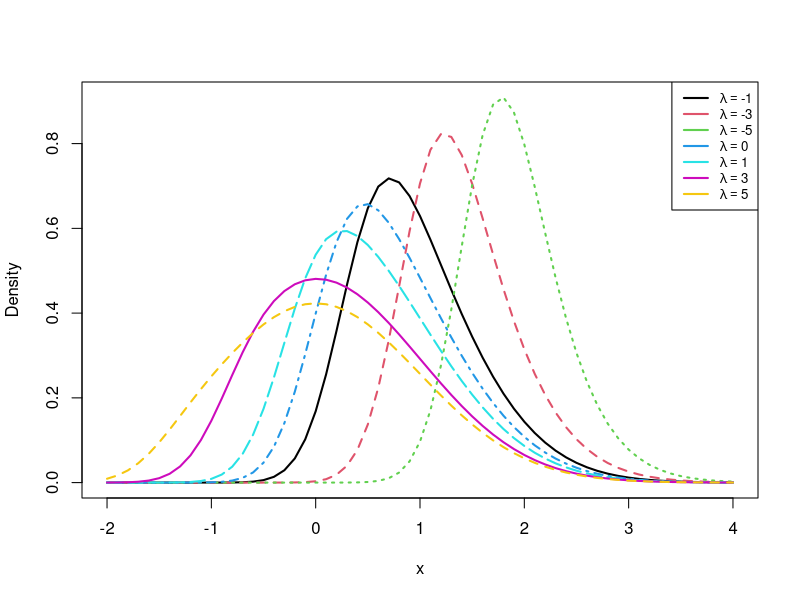

Source code (R):

rm(list = ls())

mu <- 0
Omega <- 1
alpha <- 3

# Function to calculate the density function of X
fx <- function(x, lambda) {
  c <- sqrt(1 + (alpha^2) * Omega)
  term1 <- pnorm(lambda + alpha * (x - mu))
  term2 <- dnorm((x - mu) / sqrt(Omega)) * (1 / sqrt(Omega))
  result <- (1 / pnorm(lambda / c)) * term1 * term2 
  return(result)
}

# Values of lambda
lambda_values <- c(-1, -3, -5, 0, 1, 3, 5)

# Plotting the density functions on one plot
x_range <- seq(-2, 4, by = 0.1)
y_values <- sapply(lambda_values, function(lambda) fx(x_range, lambda))
matplot(x_range, y_values, type = 'l', col = 1:length(lambda_values), lwd = 2,
        xlab = 'x', ylab = 'Density')
legend('topright', legend = as.expression(sapply(lambda_values, function(l) bquote(lambda == .(l)))), col = 1:length(lambda_values), lwd = 2, cex = 0.8)